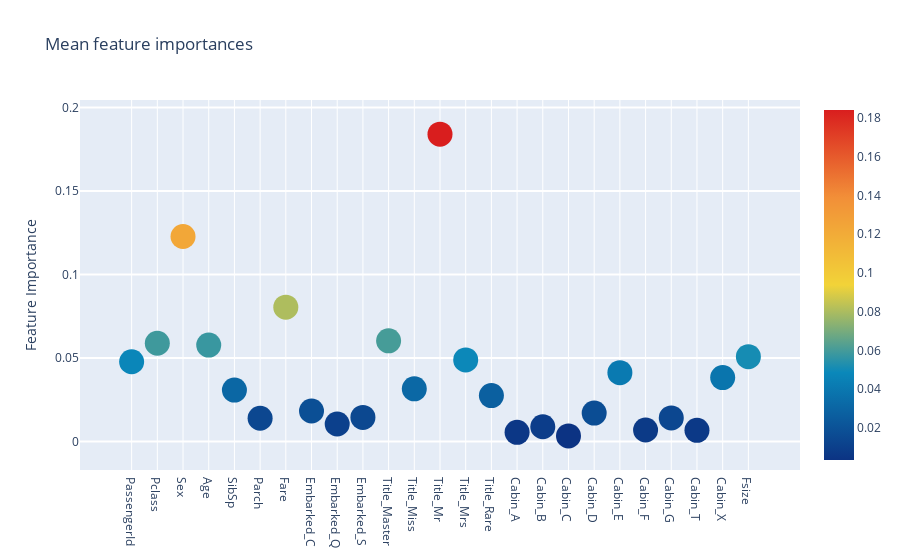

The cell this chart's notebook holds for it:
### Code cell
trace = go.Scatter(
    y = feature_dataframe['mean'].values,
    x = feature_dataframe['features'].values,
    mode='markers',
    marker=dict(
        sizemode = 'diameter',
        sizeref = 1,
        size = 25,
        color = feature_dataframe['mean'].values,
        colorscale='Portland',
        showscale=True
    ),
    text = feature_dataframe['features'].values
)
data = [trace]

layout= go.Layout(
    autosize= True,
    title= 'Mean feature importances',
    hovermode= 'closest',
    yaxis=dict(
        title= 'Feature Importance',
        ticklen= 5,
        gridwidth= 2
    ),
    showlegend= False
)
fig = go.Figure(data=data, layout=layout)
py.iplot(fig,filename='scatter2010')

### Figure 1 — Plotly figure (JSON) as saved in the notebook; plotly's stock layout.template omitted (floating-point values rounded to 4 significant figures)
{"data": [{"marker": {"color": [0.04773, 0.05882, 0.1228, 0.05774, 0.03076, 0.01388, 0.08045, 0.01824, 0.01047, 0.01438, 0.06029, 0.03153, 0.1841, 0.04883, 0.02747, 0.005465, 0.008791, 0.003342, 0.017, 0.04121, 0.006879, 0.01412, 0.00667, 0.03825, 0.0508], "colorscale": [[0, "rgb(12,51,131)"], [0.25, "rgb(10,136,186)"], [0.5, "rgb(242,211,56)"], [0.75, "rgb(242,143,56)"], [1, "rgb(217,30,30)"]], "showscale": true, "size": 25, "sizemode": "diameter", "sizeref": 1}, "mode": "markers", "text": ["PassengerId", "Pclass", "Sex", "Age", "SibSp", "Parch", "Fare", "Embarked_C", "Embarked_Q", "Embarked_S", "Title_Master", "Title_Miss", "Title_Mr", "Title_Mrs", "Title_Rare", "Cabin_A", "Cabin_B", "Cabin_C", "Cabin_D", "Cabin_E", "Cabin_F", "Cabin_G", "Cabin_T", "Cabin_X", "Fsize"], "type": "scatter", "x": ["PassengerId", "Pclass", "Sex", "Age", "SibSp", "Parch", "Fare", "Embarked_C", "Embarked_Q", "Embarked_S", "Title_Master", "Title_Miss", "Title_Mr", "Title_Mrs", "Title_Rare", "Cabin_A", "Cabin_B", "Cabin_C", "Cabin_D", "Cabin_E", "Cabin_F", "Cabin_G", "Cabin_T", "Cabin_X", "Fsize"], "y": [0.04773, 0.05882, 0.1228, 0.05774, 0.03076, 0.01388, 0.08045, 0.01824, 0.01047, 0.01438, 0.06029, 0.03153, 0.1841, 0.04883, 0.02747, 0.005465, 0.008791, 0.003342, 0.017, 0.04121, 0.006879, 0.01412, 0.00667, 0.03825, 0.0508]}], "layout": {"autosize": true, "hovermode": "closest", "showlegend": false, "title": {"text": "Mean feature importances"}, "yaxis": {"gridwidth": 2, "ticklen": 5, "title": {"text": "Feature Importance"}}}}
